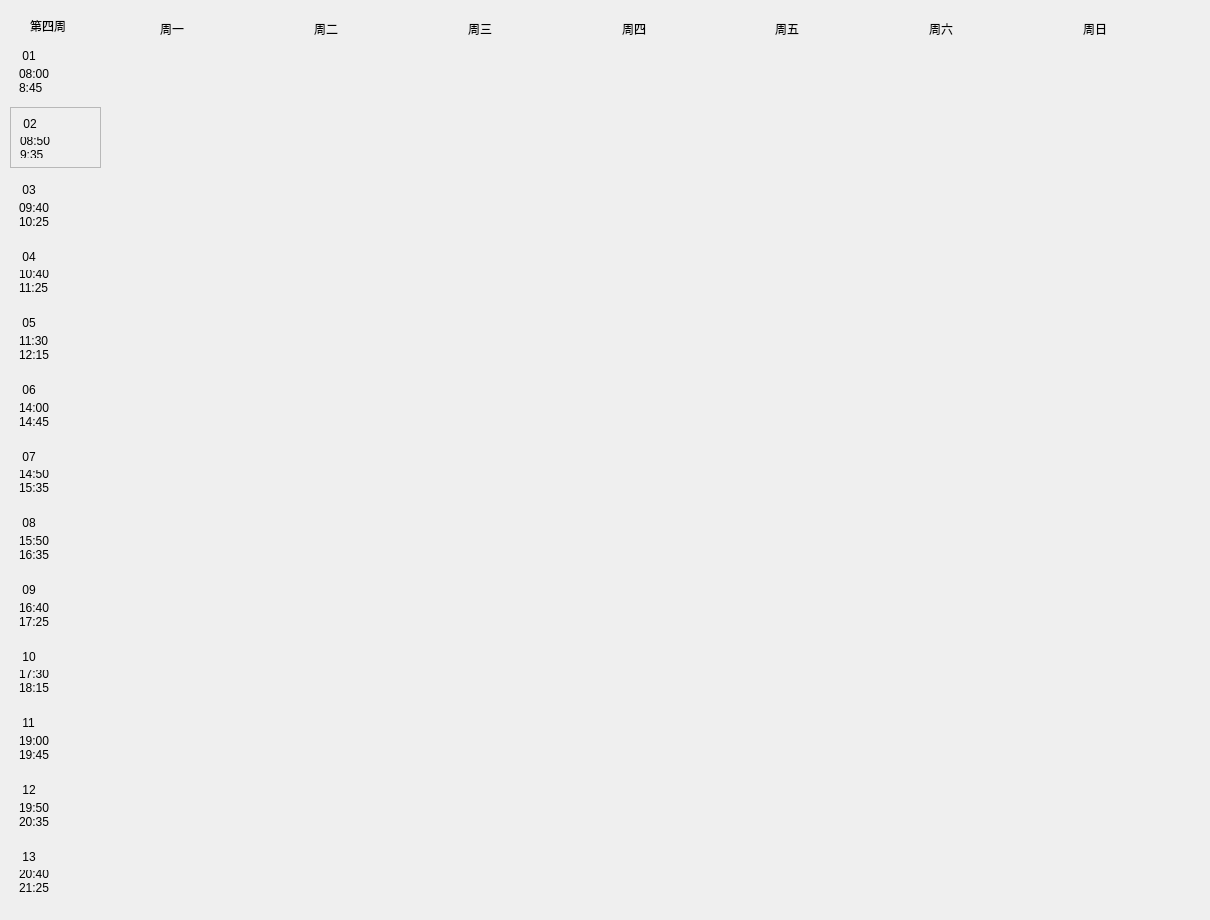
   <widget class="QWidget" name="page4">
    <widget class="QWidget" name="widget_49" native="true">
     <property name="geometry">
      <rect>
       <x>10</x>
       <y>0</y>
       <width>1191</width>
       <height>911</height>
      </rect>
     </property>
     <widget class="QLabel" name="firstweek_4">
      <property name="geometry">
       <rect>
        <x>20</x>
        <y>10</y>
        <width>71</width>
        <height>31</height>
       </rect>
      </property>
      <property name="styleSheet">
       <string notr="true">font: 12pt &quot;微软雅黑&quot;;</string>
      </property>
      <property name="text">
       <string>第四周</string>
      </property>
     </widget>
     <widget class="QWidget" name="widget_50" native="true">
      <property name="geometry">
       <rect>
        <x>0</x>
        <y>40</y>
        <width>91</width>
        <height>861</height>
       </rect>
      </property>
      <layout class="QVBoxLayout" name="verticalLayout_43">
       <item>
        <widget class="QWidget" name="widget_51" native="true">
         <layout class="QVBoxLayout" name="verticalLayout_44">
          <item>
           <widget class="QLabel" name="num1_4">
            <property name="styleSheet">
             <string notr="true">font: rgb(32, 48, 126);
font: 12pt &quot;隶书&quot;;</string>
            </property>
            <property name="text">
             <string> 01</string>
            </property>
           </widget>
          </item>
          <item>
           <widget class="QLabel" name="first_4">
            <property name="text">
             <string>08:00
8:45</string>
            </property>
            <property name="scaledContents">
             <bool>false</bool>
            </property>
           </widget>
          </item>
         </layout>
        </widget>
       </item>
       <item>
        <widget class="QFrame" name="frame_4">
         <property name="frameShape">
          <enum>QFrame::StyledPanel</enum>
         </property>
         <property name="frameShadow">
          <enum>QFrame::Raised</enum>
         </property>
         <layout class="QVBoxLayout" name="verticalLayout_45">
          <item>
           <widget class="QLabel" name="num2_4">
            <property name="styleSheet">
             <string notr="true">font: rgb(32, 48, 126);
font: 12pt &quot;隶书&quot;;</string>
            </property>
            <property name="text">
             <string> 02</string>
            </property>
           </widget>
          </item>
          <item>
           <widget class="QLabel" name="second_4">
            <property name="text">
             <string>08:50
9:35</string>
            </property>
           </widget>
          </item>
         </layout>
        </widget>
       </item>
       <item>
        <widget class="QWidget" name="widget_52" native="true">
         <layout class="QVBoxLayout" name="verticalLayout_46">
          <item>
           <widget class="QLabel" name="num3_4">
            <property name="styleSheet">
             <string notr="true">font: 12pt &quot;隶书&quot;;</string>
            </property>
            <property name="text">
             <string> 03</string>
            </property>
           </widget>
          </item>
          <item>
           <widget class="QLabel" name="third_4">
            <property name="text">
             <string>09:40
10:25</string>
            </property>
           </widget>
          </item>
         </layout>
        </widget>
       </item>
       <item>
        <widget class="QWidget" name="widget_53" native="true">
         <layout class="QVBoxLayout" name="verticalLayout_47">
          <item>
           <widget class="QLabel" name="num4_4">
            <property name="styleSheet">
             <string notr="true">font: 12pt &quot;隶书&quot;;</string>
            </property>
            <property name="text">
             <string> 04</string>
            </property>
           </widget>
          </item>
          <item>
           <widget class="QLabel" name="forth_4">
            <property name="text">
             <string>10:40
11:25</string>
            </property>
           </widget>
          </item>
         </layout>
        </widget>
       </item>
       <item>
        <widget class="QWidget" name="widget_54" native="true">
         <layout class="QVBoxLayout" name="verticalLayout_48">
          <item>
           <widget class="QLabel" name="num5_4">
            <property name="styleSheet">
             <string notr="true">font: 12pt &quot;隶书&quot;;</string>
            </property>
            <property name="text">
             <string> 05</string>
            </property>
           </widget>
          </item>
          <item>
           <widget class="QLabel" name="fifth_4">
            <property name="text">
             <string>11:30
12:15</string>
            </property>
           </widget>
          </item>
         </layout>
        </widget>
       </item>
       <item>
        <widget class="QWidget" name="widget_55" native="true">
         <layout class="QVBoxLayout" name="verticalLayout_49">
          <item>
           <widget class="QLabel" name="num6_4">
            <property name="styleSheet">
             <string notr="true">font: 12pt &quot;隶书&quot;;</string>
            </property>
            <property name="text">
             <string> 06</string>
            </property>
           </widget>
          </item>
          <item>
           <widget class="QLabel" name="sixth_4">
            <property name="text">
             <string>14:00
14:45</string>
            </property>
           </widget>
          </item>
         </layout>
        </widget>
       </item>
       <item>
        <widget class="QWidget" name="widget_56" native="true">
         <layout class="QVBoxLayout" name="verticalLayout_50">
          <item>
           <widget class="QLabel" name="num7_4">
            <property name="styleSheet">
             <string notr="true">font: 12pt &quot;隶书&quot;;</string>
            </property>
            <property name="text">
             <string> 07</string>
            </property>
           </widget>
          </item>
          <item>
           <widget class="QLabel" name="seventh_4">
            <property name="text">
             <string>14:50
15:35</string>
            </property>
           </widget>
          </item>
         </layout>
        </widget>
       </item>
       <item>
        <widget class="QWidget" name="widget_57" native="true">
         <layout class="QVBoxLayout" name="verticalLayout_51">
          <item>
           <widget class="QLabel" name="num8_4">
            <property name="styleSheet">
             <string notr="true">font: 12pt &quot;隶书&quot;;</string>
            </property>
            <property name="text">
             <string> 08</string>
            </property>
           </widget>
          </item>
          <item>
           <widget class="QLabel" name="eighth_4">
            <property name="text">
             <string>15:50
16:35</string>
            </property>
           </widget>
          </item>
         </layout>
        </widget>
       </item>
       <item>
        <widget class="QWidget" name="widget_58" native="true">
         <layout class="QVBoxLayout" name="verticalLayout_52">
          <item>
           <widget class="QLabel" name="num9_4">
            <property name="styleSheet">
             <string notr="true">font: 12pt &quot;隶书&quot;;</string>
            </property>
            <property name="text">
             <string> 09</string>
            </property>
           </widget>
          </item>
          <item>
           <widget class="QLabel" name="ninth_4">
            <property name="text">
             <string>16:40
17:25</string>
            </property>
           </widget>
          </item>
         </layout>
        </widget>
       </item>
       <item>
        <widget class="QWidget" name="widget_59" native="true">
         <layout class="QVBoxLayout" name="verticalLayout_53">
          <item>
           <widget class="QLabel" name="num10_4">
            <property name="styleSheet">
             <string notr="true">font: 12pt &quot;隶书&quot;;</string>
            </property>
            <property name="text">
             <string> 10</string>
            </property>
           </widget>
          </item>
          <item>
           <widget class="QLabel" name="tenth_4">
            <property name="text">
             <string>17:30
18:15</string>
            </property>
           </widget>
          </item>
         </layout>
        </widget>
       </item>
       <item>
        <widget class="QWidget" name="widget_60" native="true">
         <layout class="QVBoxLayout" name="verticalLayout_54">
          <item>
           <widget class="QLabel" name="num11_4">
            <property name="styleSheet">
             <string notr="true">font: 12pt &quot;隶书&quot;;</string>
            </property>
            <property name="text">
             <string> 11</string>
            </property>
           </widget>
          </item>
          <item>
           <widget class="QLabel" name="eleventh_4">
            <property name="text">
             <string>19:00
19:45</string>
            </property>
           </widget>
          </item>
         </layout>
        </widget>
       </item>
       <item>
        <widget class="QWidget" name="widget_61" native="true">
         <layout class="QVBoxLayout" name="verticalLayout_55">
          <item>
           <widget class="QLabel" name="num12_4">
            <property name="styleSheet">
             <string notr="true">font: 12pt &quot;隶书&quot;;</string>
            </property>
            <property name="text">
             <string> 12</string>
            </property>
           </widget>
          </item>
          <item>
           <widget class="QLabel" name="twelfth_4">
            <property name="text">
             <string>19:50
20:35</string>
            </property>
           </widget>
          </item>
         </layout>
        </widget>
       </item>
       <item>
        <widget class="QWidget" name="widget_62" native="true">
         <layout class="QVBoxLayout" name="verticalLayout_56">
          <item>
           <widget class="QLabel" name="num13_4">
            <property name="styleSheet">
             <string notr="true">font: 12pt &quot;隶书&quot;;</string>
            </property>
            <property name="text">
             <string> 13</string>
            </property>
           </widget>
          </item>
          <item>
           <widget class="QLabel" name="thirteenth_4">
            <property name="text">
             <string>20:40
21:25</string>
            </property>
           </widget>
          </item>
         </layout>
        </widget>
       </item>
      </layout>
     </widget>
     <widget class="QWidget" name="widget_63" native="true">
      <property name="geometry">
       <rect>
        <x>150</x>
        <y>10</y>
        <width>1071</width>
        <height>37</height>
       </rect>
      </property>
      <property name="styleSheet">
       <string notr="true">font: 12pt &quot;隶书&quot;;</string>
      </property>
      <layout class="QHBoxLayout" name="horizontalLayout_4">
       <item>
        <widget class="QLabel" name="mon_4">
         <property name="text">
          <string>周一</string>
         </property>
        </widget>
       </item>
       <item>
        <widget class="QLabel" name="tue_4">
         <property name="text">
          <string>周二</string>
         </property>
        </widget>
       </item>
       <item>
        <widget class="QLabel" name="wed_4">
         <property name="text">
          <string>周三</string>
         </property>
        </widget>
       </item>
       <item>
        <widget class="QLabel" name="thu_4">
         <property name="text">
          <string>周四</string>
         </property>
        </widget>
       </item>
       <item>
        <widget class="QLabel" name="fri_4">
         <property name="text">
          <string>周五</string>
         </property>
        </widget>
       </item>
       <item>
        <widget class="QLabel" name="sat_4">
         <property name="text">
          <string>周六</string>
         </property>
        </widget>
       </item>
       <item>
        <widget class="QLabel" name="sun_4">
         <property name="text">
          <string>周日</string>
         </property>
        </widget>
       </item>
      </layout>
     </widget>
     <widget class="QWidget" name="widget_64" native="true">
      <property name="geometry">
       <rect>
        <x>100</x>
        <y>50</y>
        <width>1061</width>
        <height>851</height>
       </rect>
      </property>
     </widget>
    </widget>
   </widget>
